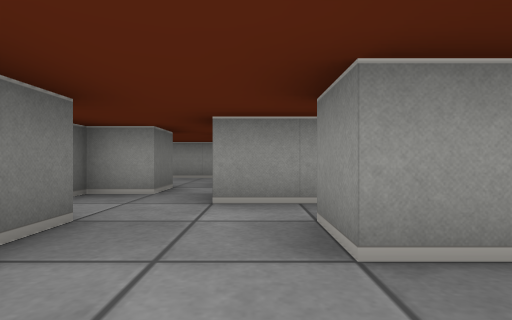
View 1 (above)

14 first-person views from a walk through a cub3D maze. The camera is about half as high as the walls, looks level and sees 80° across. The floor is counted in squares. Each view is taken from the middle of a square. On the plan, view 1 faces up. The plan holds only what a view shows up to about 9 squares ahead; the rest is blank.

View 2
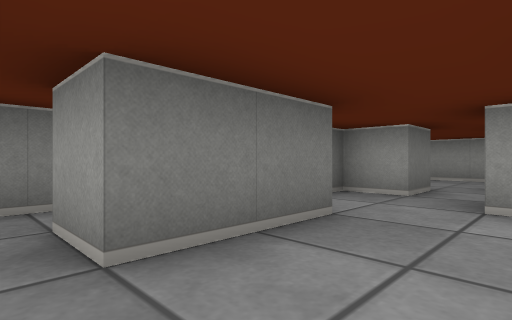

View 3
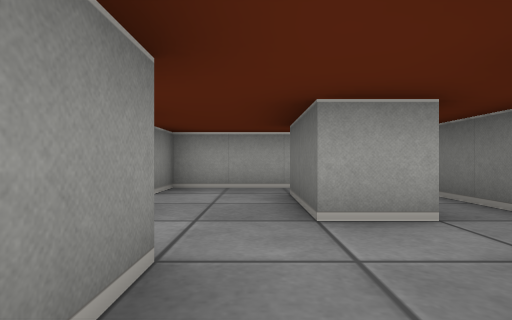

View 4
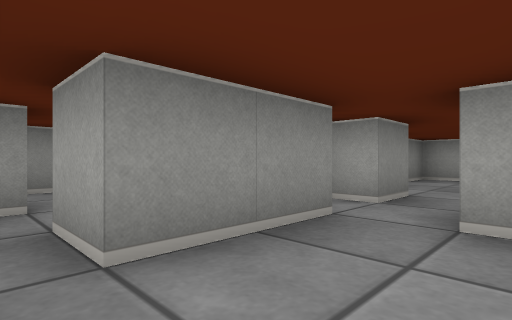

View 5
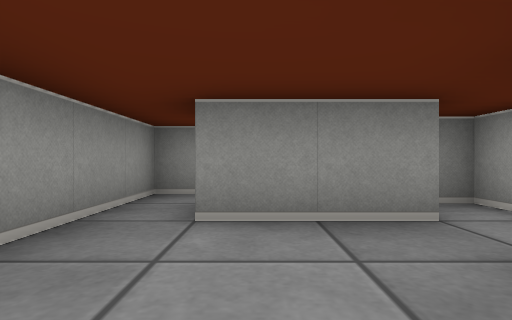

View 6
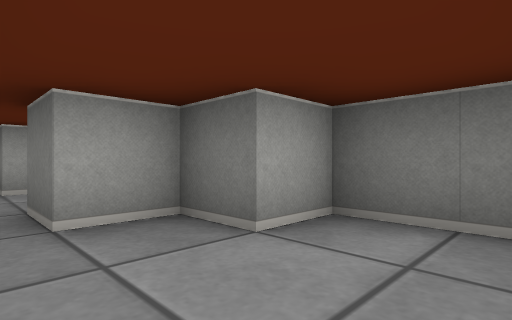

View 7
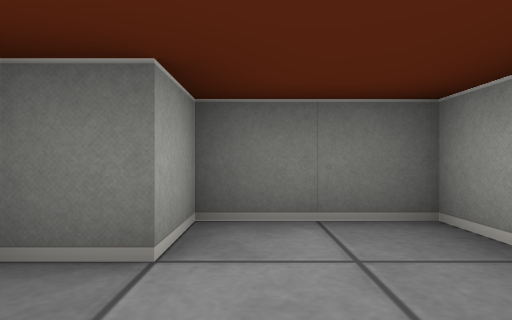

View 8
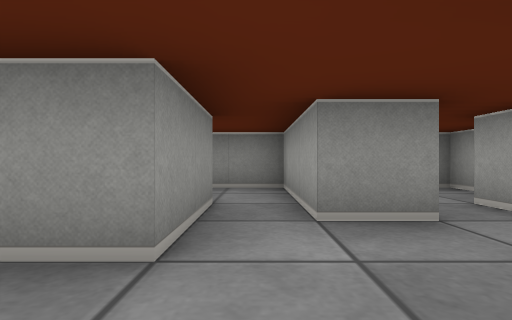

View 9
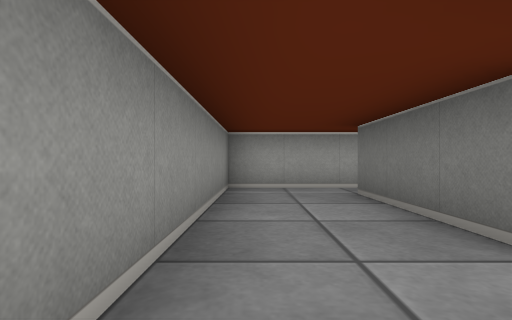

View 10
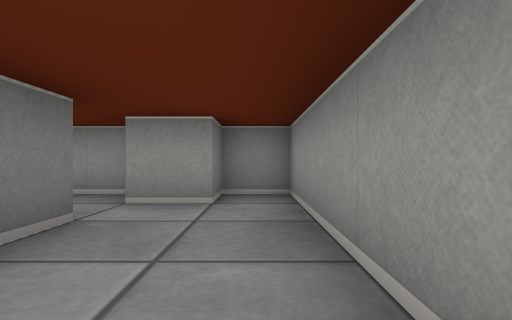

View 11
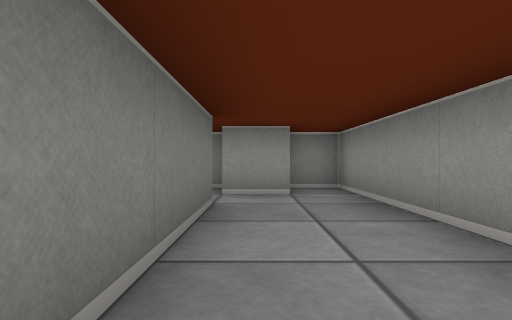

View 12
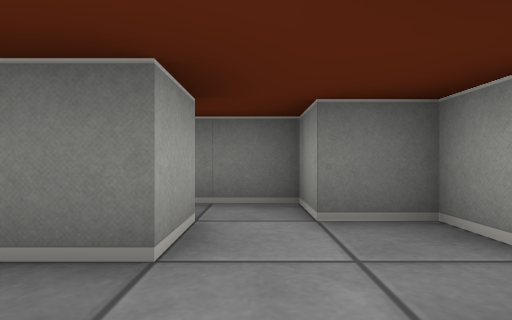

View 13
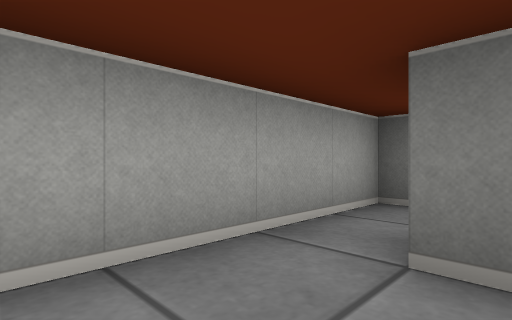

View 14
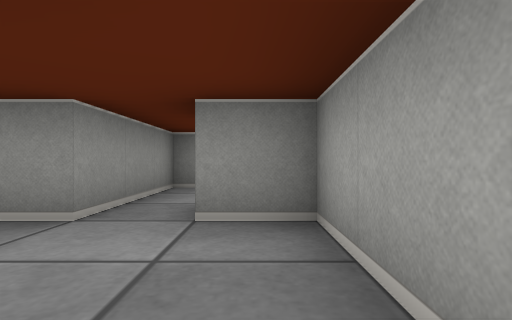

### Floor plan
Points are (right, up) in squares from view 1. A wall is a line through its corners. A room is listed if a view was taken in it or the views show most of it. See-through windows are left out.
Room 1 (views 1, 2, 13)
walls: (-1.5, -0.5) (0.5, -0.5) (0.5, 0.5); (-1.5, 2.5) (-1.5, 0.5); (0.5, 1.5) (0.5, 2.5)
ways out: opening at (-0.5, 2) to room 5; opening at (-2, 0) to room 6; opening at (1, 1) to room 7
Room 2 (views 3, 4, 5, 6, 7)
walls: (-0.5, 5.4) (-0.5, 7.5) (0.5, 7.5); (-0.5, 4.5) (0.5, 4.5) (0.5, 5); (1.5, 7.5) (1.5, 8.5) (-3.5, 8.5) (-3.5, 6.5) (-2.5, 6.5) (-2.5, 5.5) (-1.5, 5.5) (-1.5, 4.5)
ways out: opening at (2, 7) to room 4; opening at (-1, 4) to room 5
Room 3 (view 8)
walls: (-2.5, 2.5) (-1.5, 2.5); (-2.5, 3.5) (-3.5, 3.5) (-3.5, 2.5)
ways out: opening at (-2, 3) to room 5; opening at (-3, 1.5) to room 6
Room 4 (views 9, 10, 11)
walls: (1.5, 6.5) (1.5, 3.5) (0.5, 3.5); (0.5, 2.5) (3.5, 2.5) (3.5, 8.5) (2.5, 8.5) (2.5, 7.5) (1.5, 7.5)
ways out: opening at (2, 7) to room 2; opening at (1, 3) to room 5
Room 5 (view 12)
walls: (-1.5, 4.5) (-2.5, 4.5) (-2.5, 3.5); (0.5, 3.5) (-0.5, 3.5) (-0.5, 4.5)
ways out: opening at (-0.5, 2) to room 1; opening at (-1, 4) to room 2; opening at (-2, 3) to room 3; opening at (1, 3) to room 4
Room 6 (view 14)
walls: (-3.5, 2.5) (-3.5, -0.5) (-1.5, -0.5); (-1.5, 0.5) (-2.5, 0.5)
ways out: opening at (-2, 0) to room 1; opening at (-3, 1.5) to room 3
Room 7 (no view inside)
walls: (0.9, 0.5) (1.5, 0.5); (2.9, -0.5) (3.5, -0.5) (3.5, 1.5) (0.5, 1.5)
ways out: opening at (1, 1) to room 1

Positions as (right, up) in squares from view 1, and headings:
1: (0, 0), facing up
2: (0, 0), facing up-left
3: (-1, 5), facing down
4: (-2, 8), facing down-right
5: (-3, 7), facing right
6: (-1, 8), facing down-left
7: (-1, 7), facing left
8: (-2, 3), facing right
9: (3, 8), facing down
10: (3, 4), facing up
11: (2, 3), facing up
12: (0, 3), facing left
13: (0, 1), facing down-left
14: (-2, 0), facing right
